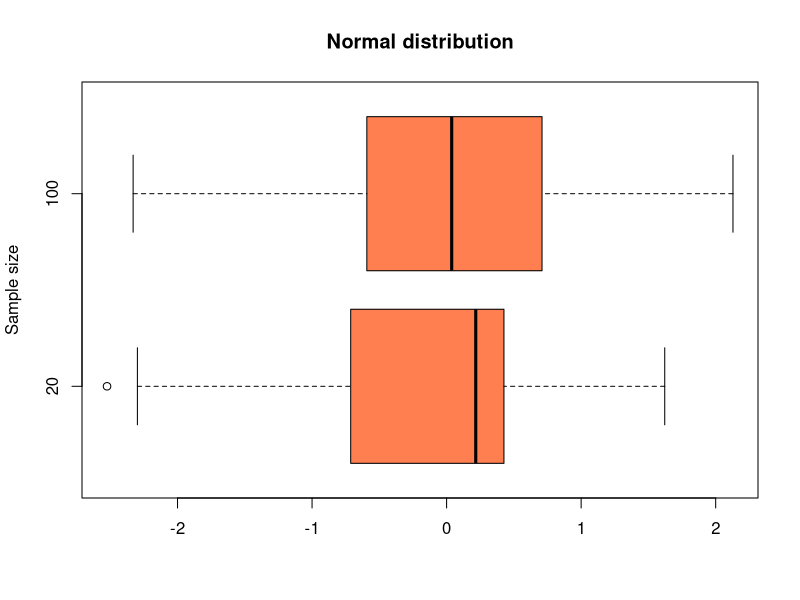
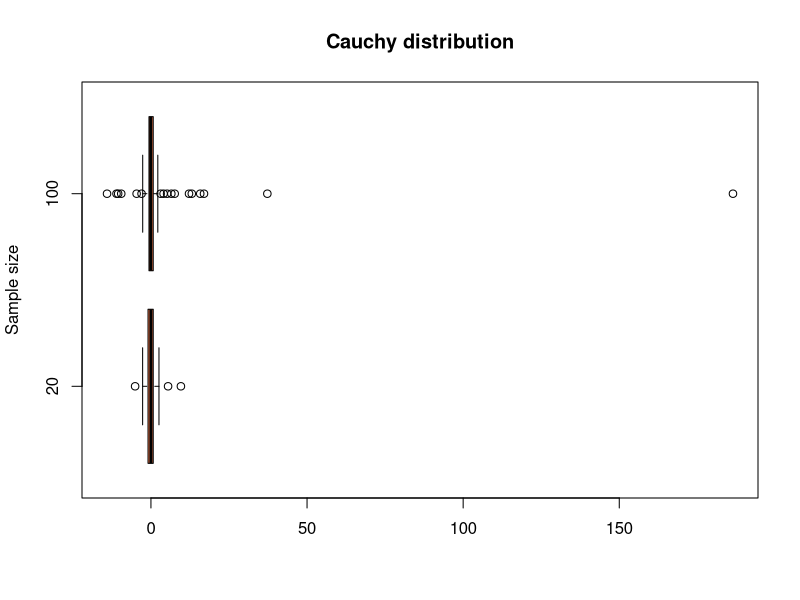

Here is the R script that generated these plots, in order: (Note: this script raises an error after producing the figures.)
size1 <- 20
size2 <- 100

#создание боксплота Тьюки

boxplots <- function(x, n1, y, n2, name)
{
  x<-append(x, y)
  arr <- rep(n1, times = n1)
  arr1 <- rep(n2, times = n2)
  arr <- append(arr, arr1)
  png(width = 534, height = 404, filename = paste(name, "distribution.png"))
  boxplot(x ~ arr, horizontal = TRUE, main = paste(name, "distribution"), xlab = "", ylab = "Sample size", col = "coral")
  dev.off()
}

#Нормальное распределение

x<-rnorm(size1, mean = 0, sd = 1)
y<-rnorm(size2, mean =0, sd = 1)
boxplots(x, size1, y, size2, "Normal")

#Распределение Коши
x<-rcauchy(size1, location = 0, scale = 1)
y<-rcauchy(size2, location = 0, scale = 1)
boxplots(x, size1, y, size2, "Cauchy")

#распределение Лапласа
x<-rlaplace(size1, location = 0, scale = 1/sqrt(2))
y<-rlaplace(size2, location = 0, scale = 1/sqrt(2))
boxplots(x, size1, y, size2, "Laplace")

#распределение Пуассона
x<-rpois(size1, lambda = 10)
y<-rpois(size2, lambda = 10)
boxplots(x, size1, y, size2, "Poisson")

#равномерное распределение
x<-runif(size1, -sqrt(3), sqrt(3))
y<-runif(size2, -sqrt(3), sqrt(3))
boxplots(x, size1, y, size2, "Uniform")

#поиск количества выбросов

find_emisson <- function(randX){
  boxplot(randX)
  numInd <- which(randX %in% boxplot.stats(randX)$out)
  return(length(numInd))
}

#подсчет средней доли выбросов

calculate <- function(size)
{
  Normal <- vector()
  Cauchy <- vector()
  Laplace <- vector()
  Pois <- vector()
  Uniform <- vector()
  
  for (i in 1:1000)
  {
    x1 <- rnorm(size, mean = 0, sd = 1)
    Normal <- append(Normal, find_emisson(x1)/size)
    x2 <- rcauchy(size, location = 0, scale = 1)
    Cauchy <- append(Cauchy, find_emisson(x2)/size)
    x3 <- rlaplace(size, location = 0, scale = 1/sqrt(2))
    Laplace <- append(Laplace, find_emisson(x3)/size)
    x4 <- rpois(size, lambda = 10)
    Pois <- append(Pois, find_emisson(x4)/size)
    x5 <- runif(size, -sqrt(3), sqrt(3))
    Uniform <- append(Uniform, find_emisson(x5)/size)
  }
  
  print(paste("Normal distribution: size =", size, "result =", sum(Normal)/1000))
  print(paste("Cauchy distribution: size =", size, "result =", sum(Cauchy)/1000))
  print(paste("Laplace distribution: size =", size, "result =", sum(Laplace)/1000))
  print(paste("Poisson distribution: size =", size, "result =", sum(Pois)/1000))
  print(paste("Uniform distribution: size =", size, "result =", sum(Uniform)/1000))
}

mas <- c(size1, size2)
for (m in mas)
  calculate(m)
  
#теоретические результаты

#расчет границ уса

X1andX2 <- function(q)
{
  return(c(q[1]-(3/2)*(q[2]-q[1]), q[2] + (3/2)*(q[2]-q[1])))
}

theoretical_calculation <- function()
{
  data <- data.frame()
  
  #нормальное распределение
  
  x1 <- qnorm(c(0.25, 0.75), 0, 1)
  x1_whisker <- X1andX2(x1)
  x1_p = pnorm(x1_whisker[1], 0, 1) + 1 - pnorm(x1_whisker[2], 0, 1)
  data <- rbind(data, c(x1[1], x1[2], x1_whisker[1], x1_whisker[2], x1_p), stringsAsFactors = FALSE)
  
  #распределение Коши
  
  x2 <- qcauchy(c(0.25, 0.75), 0, 1)
  x2_whisker <- X1andX2(x2)
  x2_p = pcauchy(x2_whisker[1], 0, 1) + 1 - pcauchy(x2_whisker[2], 0, 1)
  data <- rbind(data, c(x2[1], x2[2], x2_whisker[1], x2_whisker[2], x2_p), stringsAsFactors = FALSE)
  
  #распределение Лапласа
  
  x3 <- qlaplace(c(0.25, 0.75), 1/sqrt(2))
  x3_whisker <- X1andX2(x3)
  x3_p = plaplace(x3_whisker[1], 1/sqrt(2)) + (1 - plaplace(x3_whisker[2], 1/sqrt(2)))
  data <- rbind(data, c(x3[1], x3[2], x3_whisker[1], x3_whisker[2], x3_p), stringsAsFactors = FALSE)
  
  #распределение Пуассона
  
  x4 <- qpois(c(0.25, 0.75), 10)
  x4_whisker <- X1andX2(x4)
  x4_p = ppois(x4_whisker[1], 10) + 1 - ppois(x4_whisker[2], 10)
  data <- rbind(data, c(x4[1], x4[2], x4_whisker[1], x4_whisker[2], x4_p), stringsAsFactors = FALSE)
  
  #равномерное распределение
  
  x5 <- qunif(c(0.25, 0.75), -sqrt(3), sqrt(3))
  x5_whisker <- X1andX2(x5)
  x5_p = punif(x5_whisker[1], -sqrt(3), sqrt(3)) + 1 - punif(x5_whisker[2], -sqrt(3), sqrt(3))
  data <- rbind(data, c(x5[1], x5[2], x5_whisker[1], x5_whisker[2], x5_p), stringsAsFactors = FALSE)
  
  colnames(data)<-c("Q1","Q3", "X1", "X2", "P_в")
  rownames(data)<- c("Normal distribution", "Cauchy distribution", "Laplace distribution", "Poisson distribution", "Uniform distribution")
  
  return(data)
}

data <- theoretical_calculation()
write.csv(data, "C:\\table.csv")
